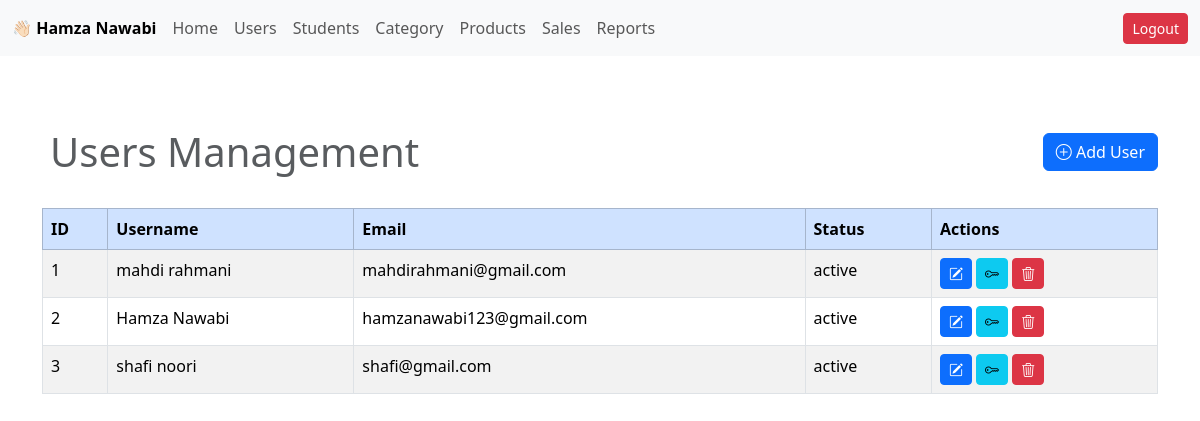
/dashboard/users.php (signed in), run on the app's committed database.
### tables this page shows
CREATE TABLE `users` (
  `user_id` int(11) NOT NULL,
  `name` varchar(100) DEFAULT NULL,
  `lastname` varchar(100) DEFAULT NULL,
  `email` varchar(255) DEFAULT NULL,
  `password` text DEFAULT NULL,
  `status` enum('active','inactive') DEFAULT NULL,
  `create_at` timestamp NOT NULL DEFAULT current_timestamp(),
  `updated_at` timestamp NOT NULL DEFAULT current_timestamp() ON UPDATE current_timestamp()
);

### dashboard/users.php (the view, shortened to what this page needs)
<?php include("./components/Head.php") ?>
<div class="custom-container">
    <?php include("./components/Navbar.php") ?>
</div>
<?php
    include "./components/connection.php";
    $queryAllUsers = "SELECT user_id, name, lastname, status, email FROM users WHERE status='active' ORDER BY user_id ASC";
    $result = mysqli_query($conn, $queryAllUsers);
?>
<div class="container mt-5">
    <h1 class="d-flex justify-content-between align-items-center">
        <span class="text-muted p-2">Users Management</span>
        <button class="btn btn-primary" data-bs-toggle="modal" data-bs-target="#addUserModal">
            <i class="bi bi-plus-circle"></i> Add User
        </button>
    </h1>
    <div class="table-responsive mt-4">
        <table class="table table-striped table-bordered">
            <thead class="table-primary">
                <tr>
                    <th>ID</th>
                    <th>Username</th>
                    <th>Email</th>
                    <th>Status</th>
                    <th>Actions</th>
                </tr>
            </thead>
            <tbody>
                <?php if (mysqli_num_rows($result) > 0): ?>
                    <?php while ($row = mysqli_fetch_assoc($result)): ?>
                        <tr>
                            <td><?php echo $row['user_id']; ?></td>
                            <td><?php echo htmlspecialchars($row['name']." ".$row['lastname']); ?></td>
                            <td><?php echo htmlspecialchars($row['email']); ?></td>
                            <td><?php echo htmlspecialchars($row['status']); ?></td>
                            <td>
                                <button class="btn btn-primary btn-sm" data-bs-toggle="modal" data-bs-target="#editModal<?php echo $row['user_id']; ?>">
                                    <i class="bi bi-pencil-square"></i>
                                </button>
                                <button class="btn btn-info btn-sm" data-bs-toggle="modal" data-bs-target="#editPasswordModal<?php echo $row['user_id']; ?>">
                                    <i class="bi bi-key"></i>
                                </button>
                                <a href="./users_functions.php?delete_id=<?php echo $row['user_id']; ?>" class="btn btn-danger btn-sm" onclick="return confirm('Are you sure you want to deactivate this user?')">
                                    <i class="bi bi-trash3"></i>
                                </a>
                            </td>
                        </tr>
                    <?php endwhile; ?>
                <?php else: ?>
                    <tr>
                        <td colspan="3" class="text-center">No users found</td>
                    </tr>
                <?php endif; ?>
            </tbody>
        </table>
    </div>
</div>
<?php include("./components/Foot.php") ?>

### assets/css/dashboard.css (style rules this page uses)
.custom-container { max-width: 1600px; margin:0 auto; }

### data on the page
users: user_id "1", name+lastname "mahdi rahmani", email "mahdirahmani@gmail.com", status "active"
users: user_id "2", name+lastname "Hamza Nawabi", email "hamzanawabi123@gmail.com", status "active"
users: user_id "3", name+lastname "shafi noori", email "shafi@gmail.com", status "active"

### other printed values
$_SESSION['username'] "Hamza Nawabi"
